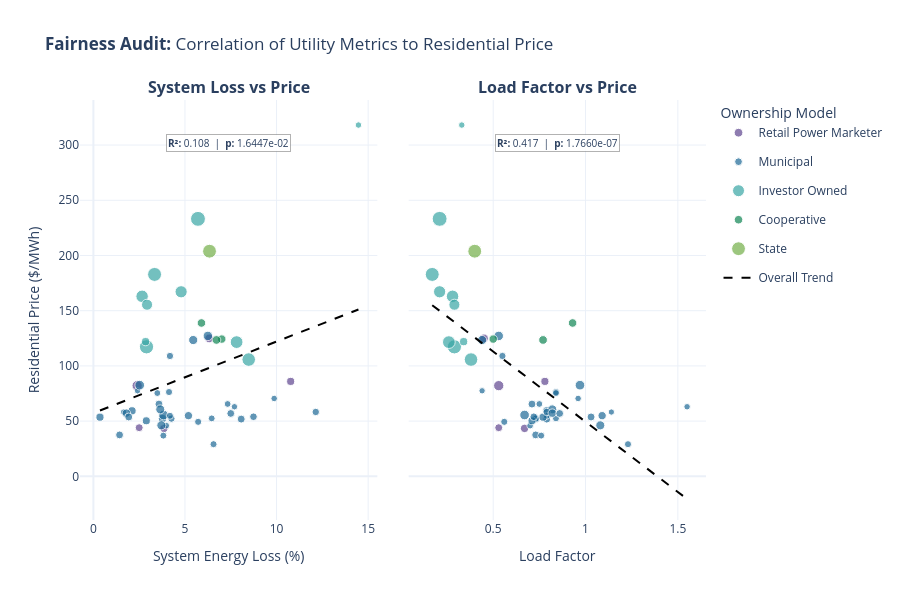

The notebook cell saved with this chart:
### Code cell
# Keep residential utilities that are using energy (instead of ONLY reseale, etc.)
residential_lf_sys_loss_df = data_util.get_residential_sys_loss(ny_df)
residential_lf_sys_loss_df = data_util.get_residential_load_factor(
    residential_lf_sys_loss_df).round(2)

dual_y_scatter = plot_util.get_fairness_dual_y_scatter_plot(
    residential_lf_sys_loss_df)

dual_y_scatter.show()

### Figure 1 — Plotly figure (JSON) as saved in the notebook; plotly's stock layout.template omitted (floating-point values rounded to 4 significant figures)
{"data": [{"hovertemplate": "<b>%{hovertext}</b><br>Loss: %{x}%<br>Price: $%{y}<extra></extra>", "hovertext": ["Agway Energy Services, LLC", "Energy Coop of New York, Inc", "Robison Energy, LLC", "EnergyMark, LLC", "South Bay Energy Corp."], "marker": {"color": "rgb(95, 70, 144)", "size": [10.27, 8.439, 8.107, 7.984, 8.851]}, "mode": "markers", "name": "Retail Power Marketer", "showlegend": true, "type": "scatter", "x": [2.39, 3.85, 10.77, 2.5, 6.32], "xaxis": "x", "y": [82.13, 43.44, 85.96, 44.04, 124.9], "yaxis": "y"}, {"hovertemplate": "<b>%{hovertext}</b><br>Loss: %{x}%<br>Price: $%{y}<extra></extra>", "hovertext": ["Village of Arcade - (NY)", "Village of Akron - (NY)", "Village of Angelica - (NY)", "Bath Electric Gas & Water", "Village of Bergen - (NY)", "Village of Boonville - (NY)", "Village of Brocton - (NY)", "Village of Castile - (NY)", "Village of Endicott - (NY)", "Village of Fairport - (NY)", "Village of Freeport - (NY)", "Village of Green Island - (NY)", "Village of Greene - (NY)", "Village of Groton - (NY)", "Village of Hamilton - (NY)", "Village of Ilion - (NY)", "Jamestown Board of Public Util", "Lake Placid Village, Inc - (NY)", "Village of Little Valley - (NY)", "Village of Marathon - (NY)", "Town of Massena - (NY)", "Village of Mayville - (NY)", "Village of Penn Yan - (NY)", "City of Plattsburgh - (NY)", "Village of Richmondville - (NY)", "Village of Rockville Centre - (NY)", "Village of Rouses Point - (NY)", "City of Salamanca - (NY)", "City of Sherrill - (NY)", "Village of Solvay - (NY)", "Village of Springville - (NY)", "Village of Tupper Lake - (NY)", "Village of Watkins Glen - (NY)", "Village of Westfield - (NY)"], "marker": {"color": "rgb(29, 105, 150)", "size": [8.206, 7.274, 6.469, 8.242, 6.335, 7.964, 6.668, 6.292, 7.933, 9.69, 9.47, 7.308, 7.013, 6.886, 7.136, 8.169, 9.697, 8.308, 7.127, 6.538, 9.011, 6.793, 7.874, 9.08, 6.851, 9.177, 7.071, 8.027, 7.456, 8.453, 7.666, 7.985, 6.974, 7.823]}, "mode": "markers", "name": "Municipal", "showlegend": true, "type": "scatter", "x": [3.77, 4.26, 7.7, 2.11, 2.41, 8.07, 3.98, 1.65, 3.58, 3.83, 6.25, 4.18, 4.18, 6.46, 5.72, 0.36, 2.53, 5.19, 4.13, 9.87, 3.65, 7.33, 1.43, 3.71, 3.49, 5.45, 6.56, 2.89, 12.14, 1.8, 8.74, 1.93, 3.82, 7.5], "xaxis": "x", "y": [52.34, 52.23, 63.0, 59.32, 77.46, 51.83, 45.89, 58.23, 65.44, 55.53, 127.2, 109.0, 54.85, 52.48, 49.34, 53.57, 82.54, 54.93, 76.33, 70.51, 60.64, 65.53, 37.49, 46.17, 75.41, 123.4, 29.1, 50.3, 58.28, 57.22, 53.94, 53.75, 36.87, 56.94], "yaxis": "y"}, {"hovertemplate": "<b>%{hovertext}</b><br>Loss: %{x}%<br>Price: $%{y}<extra></extra>", "hovertext": ["Central Hudson Gas & Elec Corp", "Consolidated Edison Co-NY Inc", "Fishers Island Utility Co Inc", "Massachusetts Electric Co", "New York State Elec & Gas Corp", "Niagara Mohawk Power Corp.", "Orange & Rockland Utils Inc", "Pike County Light & Power Co", "Rochester Gas & Electric Corp", "Rockland Electric Co"], "marker": {"color": "rgb(56, 166, 165)", "size": [12.47, 14.9, 6.472, 13.96, 13.56, 14.23, 12.22, 8.248, 12.74, 11.07]}, "mode": "markers", "name": "Investor Owned", "showlegend": true, "type": "scatter", "x": [2.66, 5.71, 14.47, 3.34, 8.48, 2.9, 4.79, 2.85, 7.82, 2.93], "xaxis": "x", "y": [163.0, 233.2, 318.1, 182.8, 105.7, 117.3, 167.1, 122.0, 121.5, 155.4], "yaxis": "y"}, {"hovertemplate": "<b>%{hovertext}</b><br>Loss: %{x}%<br>Price: $%{y}<extra></extra>", "hovertext": ["Delaware County Elec Coop Inc", "Otsego Electric Coop, Inc", "Steuben Rural Elec Coop, Inc"], "marker": {"color": "rgb(15, 133, 84)", "size": [8.577, 8.411, 8.716]}, "mode": "markers", "name": "Cooperative", "showlegend": true, "type": "scatter", "x": [5.9, 7.01, 6.72], "xaxis": "x", "y": [138.9, 124.3, 123.5], "yaxis": "y"}, {"hovertemplate": "<b>%{hovertext}</b><br>Loss: %{x}%<br>Price: $%{y}<extra></extra>", "hovertext": ["Long Island Power Authority"], "marker": {"color": "rgb(115, 175, 72)", "size": [13.83]}, "mode": "markers", "name": "State", "showlegend": true, "type": "scatter", "x": [6.34], "xaxis": "x", "y": [203.9], "yaxis": "y"}, {"hoverinfo": "skip", "legendgroup": "trendline", "line": {"color": "black", "dash": "dash", "width": 2}, "mode": "lines", "name": "Overall Trend", "showlegend": true, "type": "scatter", "x": [0.36, 14.47], "xaxis": "x", "y": [59.58, 151.1], "yaxis": "y"}, {"hovertemplate": "<b>%{hovertext}</b><br>Load: %{x}<br>Price: $%{y}<extra></extra>", "hovertext": ["Agway Energy Services, LLC", "Energy Coop of New York, Inc", "Robison Energy, LLC", "EnergyMark, LLC", "South Bay Energy Corp."], "marker": {"color": "rgb(95, 70, 144)", "size": [10.27, 8.439, 8.107, 7.984, 8.851]}, "mode": "markers", "name": "Retail Power Marketer", "showlegend": false, "type": "scatter", "x": [0.53, 0.67, 0.78, 0.53, 0.45], "xaxis": "x2", "y": [82.13, 43.44, 85.96, 44.04, 124.9], "yaxis": "y2"}, {"hovertemplate": "<b>%{hovertext}</b><br>Load: %{x}<br>Price: $%{y}<extra></extra>", "hovertext": ["Village of Arcade - (NY)", "Village of Akron - (NY)", "Village of Angelica - (NY)", "Bath Electric Gas & Water", "Village of Bergen - (NY)", "Village of Boonville - (NY)", "Village of Brocton - (NY)", "Village of Castile - (NY)", "Village of Endicott - (NY)", "Village of Fairport - (NY)", "Village of Freeport - (NY)", "Village of Green Island - (NY)", "Village of Greene - (NY)", "Village of Groton - (NY)", "Village of Hamilton - (NY)", "Village of Ilion - (NY)", "Jamestown Board of Public Util", "Lake Placid Village, Inc - (NY)", "Village of Little Valley - (NY)", "Village of Marathon - (NY)", "Town of Massena - (NY)", "Village of Mayville - (NY)", "Village of Penn Yan - (NY)", "City of Plattsburgh - (NY)", "Village of Richmondville - (NY)", "Village of Rockville Centre - (NY)", "Village of Rouses Point - (NY)", "City of Salamanca - (NY)", "City of Sherrill - (NY)", "Village of Solvay - (NY)", "Village of Springville - (NY)", "Village of Tupper Lake - (NY)", "Village of Watkins Glen - (NY)", "Village of Westfield - (NY)"], "marker": {"color": "rgb(29, 105, 150)", "size": [8.206, 7.274, 6.469, 8.242, 6.335, 7.964, 6.668, 6.292, 7.933, 9.69, 9.47, 7.308, 7.013, 6.886, 7.136, 8.169, 9.697, 8.308, 7.127, 6.538, 9.011, 6.793, 7.874, 9.08, 6.851, 9.177, 7.071, 8.027, 7.456, 8.453, 7.666, 7.985, 6.974, 7.823]}, "mode": "markers", "name": "Municipal", "showlegend": false, "type": "scatter", "x": [0.73, 0.73, 1.55, 0.79, 0.44, 0.79, 0.7, 1.14, 0.71, 0.67, 0.53, 0.55, 0.79, 0.84, 0.56, 0.77, 0.97, 1.09, 0.84, 0.96, 0.82, 0.75, 0.73, 1.08, 0.84, 0.44, 1.23, 0.71, 0.79, 0.82, 0.72, 1.03, 0.76, 0.86], "xaxis": "x2", "y": [52.34, 52.23, 63.0, 59.32, 77.46, 51.83, 45.89, 58.23, 65.44, 55.53, 127.2, 109.0, 54.85, 52.48, 49.34, 53.57, 82.54, 54.93, 76.33, 70.51, 60.64, 65.53, 37.49, 46.17, 75.41, 123.4, 29.1, 50.3, 58.28, 57.22, 53.94, 53.75, 36.87, 56.94], "yaxis": "y2"}, {"hovertemplate": "<b>%{hovertext}</b><br>Load: %{x}<br>Price: $%{y}<extra></extra>", "hovertext": ["Central Hudson Gas & Elec Corp", "Consolidated Edison Co-NY Inc", "Fishers Island Utility Co Inc", "Massachusetts Electric Co", "New York State Elec & Gas Corp", "Niagara Mohawk Power Corp.", "Orange & Rockland Utils Inc", "Pike County Light & Power Co", "Rochester Gas & Electric Corp", "Rockland Electric Co"], "marker": {"color": "rgb(56, 166, 165)", "size": [12.47, 14.9, 6.472, 13.96, 13.56, 14.23, 12.22, 8.248, 12.74, 11.07]}, "mode": "markers", "name": "Investor Owned", "showlegend": false, "type": "scatter", "x": [0.28, 0.21, 0.33, 0.17, 0.38, 0.29, 0.21, 0.34, 0.26, 0.29], "xaxis": "x2", "y": [163.0, 233.2, 318.1, 182.8, 105.7, 117.3, 167.1, 122.0, 121.5, 155.4], "yaxis": "y2"}, {"hovertemplate": "<b>%{hovertext}</b><br>Load: %{x}<br>Price: $%{y}<extra></extra>", "hovertext": ["Delaware County Elec Coop Inc", "Otsego Electric Coop, Inc", "Steuben Rural Elec Coop, Inc"], "marker": {"color": "rgb(15, 133, 84)", "size": [8.577, 8.411, 8.716]}, "mode": "markers", "name": "Cooperative", "showlegend": false, "type": "scatter", "x": [0.93, 0.5, 0.77], "xaxis": "x2", "y": [138.9, 124.3, 123.5], "yaxis": "y2"}, {"hovertemplate": "<b>%{hovertext}</b><br>Load: %{x}<br>Price: $%{y}<extra></extra>", "hovertext": ["Long Island Power Authority"], "marker": {"color": "rgb(115, 175, 72)", "size": [13.83]}, "mode": "markers", "name": "State", "showlegend": false, "type": "scatter", "x": [0.4], "xaxis": "x2", "y": [203.9], "yaxis": "y2"}, {"hoverinfo": "skip", "legendgroup": "trendline", "line": {"color": "black", "dash": "dash", "width": 2}, "mode": "lines", "name": "Overall Trend", "showlegend": false, "type": "scatter", "x": [0.17, 1.55], "xaxis": "x2", "y": [155.0, -20.53], "yaxis": "y2"}], "layout": {"annotations": [{"font": {"size": 16}, "showarrow": false, "text": "<b>System Loss vs Price</b>", "x": 0.2375, "xanchor": "center", "xref": "paper", "y": 1, "yanchor": "bottom", "yref": "paper"}, {"font": {"size": 16}, "showarrow": false, "text": "<b>Load Factor vs Price</b>", "x": 0.7625, "xanchor": "center", "xref": "paper", "y": 1, "yanchor": "bottom", "yref": "paper"}, {"align": "center", "bgcolor": "rgba(255, 255, 255, 0.85)", "bordercolor": "rgba(0,0,0,0.3)", "borderwidth": 1, "font": {"size": 10}, "showarrow": false, "text": "<b>R²:</b> 0.108  |  <b>p:</b> 1.6447e-02", "x": 0.5, "xanchor": "center", "xref": "x domain", "y": 0.92, "yanchor": "top", "yref": "y domain"}, {"align": "center", "bgcolor": "rgba(255, 255, 255, 0.85)", "bordercolor": "rgba(0,0,0,0.3)", "borderwidth": 1, "font": {"size": 10}, "showarrow": false, "text": "<b>R²:</b> 0.417  |  <b>p:</b> 1.7660e-07", "x": 0.5, "xanchor": "center", "xref": "x2 domain", "y": 0.92, "yanchor": "top", "yref": "y domain"}], "height": 600, "legend": {"title": {"text": "Ownership Model"}}, "title": {"text": "<b>Fairness Audit:</b> Correlation of Utility Metrics to Residential Price"}, "xaxis": {"anchor": "y", "domain": [0, 0.475], "title": {"text": "System Energy Loss (%)"}}, "xaxis2": {"anchor": "y2", "domain": [0.525, 1], "title": {"text": "Load Factor"}}, "yaxis": {"anchor": "x", "domain": [0, 1], "title": {"text": "Residential Price ($/MWh)"}}, "yaxis2": {"anchor": "x2", "domain": [0, 1], "matches": "y", "showticklabels": false}}}
